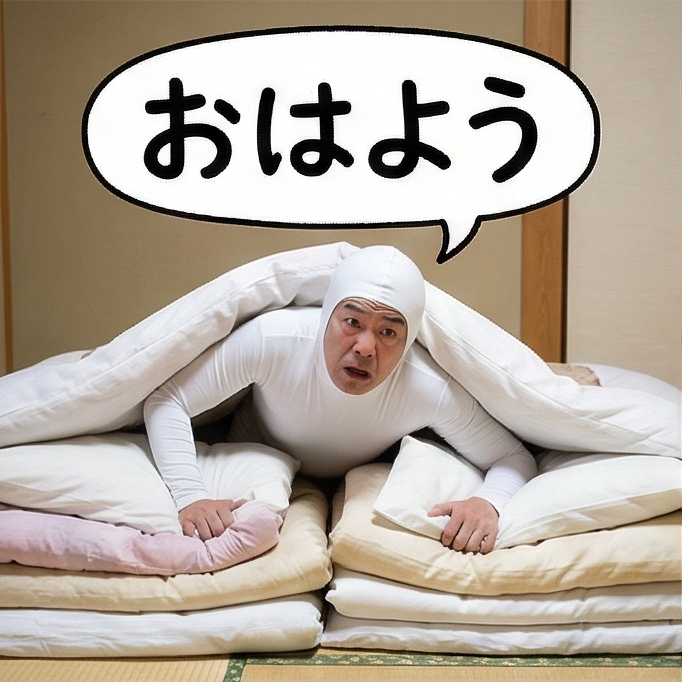
#> input picture input_format/Gemini_Generated_Image_k76kztk76kztk76k_01.png, 682 x 682 px
$ python line_stamp_formatter.py
#> lines starting #> are read from the running program, lines starting #| are printed output that depends on the picture
#> in process_formatter, img is the input picture: shape (682, 682, 4); mean B, G, R, A 157.3, 169.6, 180.7, 255
import cv2
import numpy as np
import os
import argparse
import shutil

def resize_and_pad(img, target_w, target_h, margin=10):
    """
    Resizes image to FIT within target dimensions (minus margin),
    and centers it on an EXACT target_w x target_h transparent canvas.
    """
    h, w = img.shape[:2]

    # Effective target size after margin
    eff_w = target_w - (margin * 2)
    eff_h = target_h - (margin * 2)

    # Scale factor - use min to FIT within effective target (contain mode)
    scale = min(eff_w / w, eff_h / h)
    new_w = int(w * scale)
    new_h = int(h * scale)

    # Ensure dimensions are at least 1 and even (LINE stamp requirement)
    new_w = max(2, (new_w // 2) * 2)
    new_h = max(2, (new_h // 2) * 2)

    # Resize image
    resized = cv2.resize(img, (new_w, new_h), interpolation=cv2.INTER_AREA)

    # Create transparent canvas with exact target dimensions
    canvas = np.zeros((target_h, target_w, 4), dtype=np.uint8)

    # Center the resized image on canvas
    x_offset = (target_w - new_w) // 2
    y_offset = (target_h - new_h) // 2

    canvas[y_offset:y_offset+new_h, x_offset:x_offset+new_w] = resized

    return canvas

def resize_exact(img, target_w, target_h):
    """
    Resizes image and places it on a canvas with EXACT target dimensions.
    tab.png用：正確に96x74pxなど指定サイズを保証する。
    """
    h, w = img.shape[:2]

    # Ensure 4 channels (BGRA)
    if len(img.shape) == 2:
        img = cv2.cvtColor(img, cv2.COLOR_GRAY2BGRA)
    elif img.shape[2] == 3:
        img = cv2.cvtColor(img, cv2.COLOR_BGR2BGRA)

    # Scale factor - use min to FIT within target (contain mode)
    scale = min(target_w / w, target_h / h)
    new_w = int(w * scale)
    new_h = int(h * scale)

    # Ensure dimensions are at least 1
    new_w = max(1, new_w)
    new_h = max(1, new_h)

    # Resize image
    resized = cv2.resize(img, (new_w, new_h), interpolation=cv2.INTER_AREA)

    # Create transparent canvas with exact target dimensions
    canvas = np.zeros((target_h, target_w, 4), dtype=np.uint8)

    # Center the resized image on canvas
    x_offset = (target_w - new_w) // 2
    y_offset = (target_h - new_h) // 2

    canvas[y_offset:y_offset+new_h, x_offset:x_offset+new_w] = resized

    return canvas

def process_formatter(input_dir, output_dir):
    if not os.path.exists(output_dir):
        os.makedirs(output_dir)

    exts = ('.png', '.jpg', '.jpeg')
    files = [f for f in os.listdir(input_dir) if f.lower().endswith(exts)]
    files.sort() # Ensure consistent order

    if not files:
        print(f"No images found in '{input_dir}'.")
        return

    print(f"Formatting {len(files)} images...")

    # Process all regular stamps (no limit)
    count = 1
    for f in files:
        file_path = os.path.join(input_dir, f)
        try:
            img = cv2.imdecode(np.fromfile(file_path, dtype=np.uint8), cv2.IMREAD_UNCHANGED)
            if img is None: continue

            # Ensure 4 channels
            if img.shape[2] == 3:
                img = cv2.cvtColor(img, cv2.COLOR_BGR2BGRA)

            # Format: 370x320, margin 10
            formatted = resize_and_pad(img, 370, 320, margin=10)
#> in resize_and_pad, `resized = cv2.resize(img, (new_w, new_h), interpolation=cv2.INTER_AREA)`:
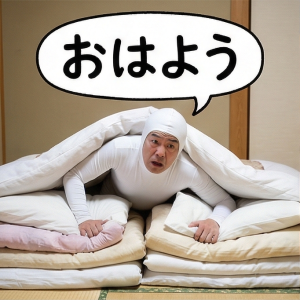
#> resized: shape (300, 300, 4); mean B, G, R, A 157.3, 169.7, 180.7, 255
#> in resize_and_pad, `canvas[y_offset:y_offset+new_h, x_offset:x_offset+new_w] = resized`:
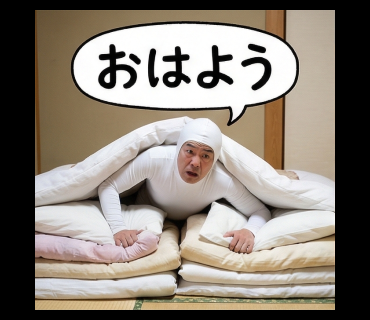
#> canvas: shape (320, 370, 4); mean B, G, R, A 119.5, 129, 137.4, 193.8

            # Save as 01.png, 02.png...
            output_filename = f"{count:02d}.png"
            output_path = os.path.join(output_dir, output_filename)

            is_success, im_buf = cv2.imencode(".png", formatted)
            if is_success:
                im_buf.tofile(output_path)
                print(f"Saved: {output_path}")

            # Generate Main and Tab images from the first image (01.png)
            if count == 1:
                # Main: 240x240
                main_img = resize_and_pad(img, 240, 240, margin=0)
#> call 2 of resize_and_pad, with target_w = 240, target_h = 240, margin = 0
#> in resize_and_pad (call 2), `resized = cv2.resize(img, (new_w, new_h), interpolation=cv2.INTER_AREA)`:
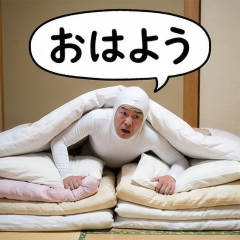
#> resized: shape (240, 240, 4); mean B, G, R, A 157.3, 169.7, 180.7, 255
                main_path = os.path.join(output_dir, "main.png")
                cv2.imencode(".png", main_img)[1].tofile(main_path)
                print(f"Generated: {main_path}")

                # Tab: 96x74
                tab_img = resize_exact(img, 96, 74)
#> in resize_exact, `resized = cv2.resize(img, (new_w, new_h), interpolation=cv2.INTER_AREA)`:
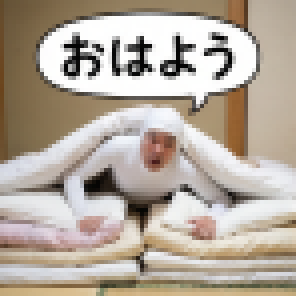
#> resized: shape (74, 74, 4) (shown 4 times larger); mean B, G, R, A 157.3, 169.7, 180.7, 255
#> in resize_exact, `canvas[y_offset:y_offset+new_h, x_offset:x_offset+new_w] = resized`:
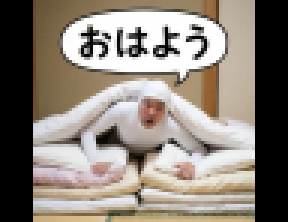
#> canvas: shape (74, 96, 4) (shown 3 times larger); mean B, G, R, A 121.2, 130.8, 139.3, 196.6
                tab_path = os.path.join(output_dir, "tab.png")
                cv2.imencode(".png", tab_img)[1].tofile(tab_path)
                print(f"Generated: {tab_path}")

        except Exception as e:
            print(f"Error processing {f}: {e}")

        count += 1
#> pass 2 of the loop in process_formatter, `for f in files:`:
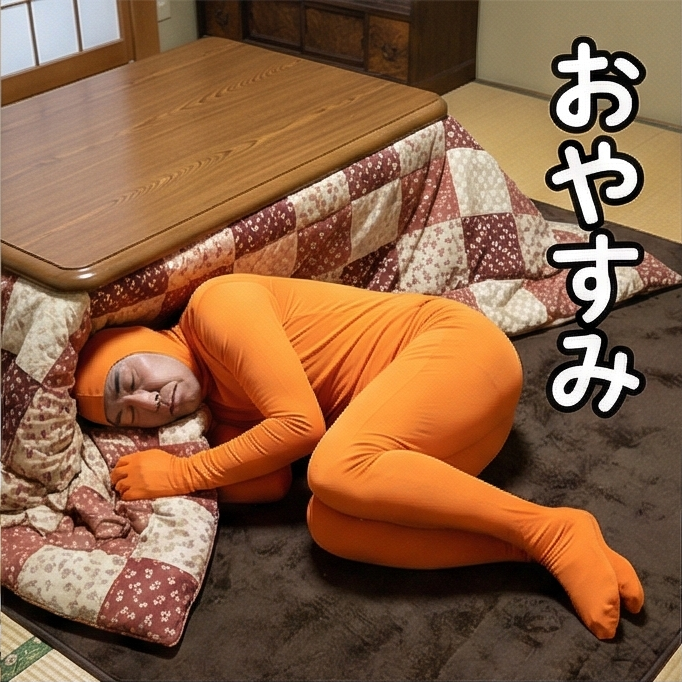
#> input picture input_format/Gemini_Generated_Image_k76kztk76kztk76k_02.png, 682 x 682 px
#> in process_formatter, img is the input picture: shape (682, 682, 4); mean B, G, R, A 67.7, 97.8, 139.8, 255
#> in resize_and_pad (call 3), `resized = cv2.resize(img, (new_w, new_h), interpolation=cv2.INTER_AREA)`:
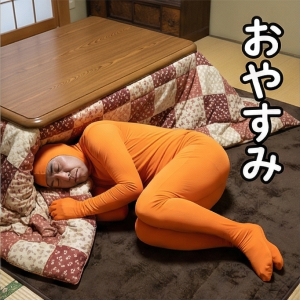
#> resized: shape (300, 300, 4); mean B, G, R, A 67.7, 97.8, 139.8, 255
#> in resize_and_pad (call 3), `canvas[y_offset:y_offset+new_h, x_offset:x_offset+new_w] = resized`:
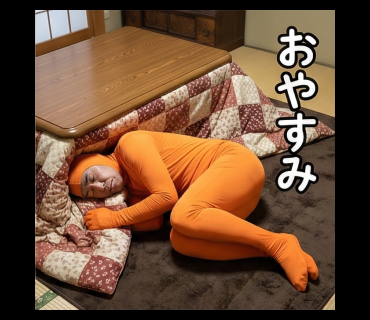
#> canvas: shape (320, 370, 4); mean B, G, R, A 51.5, 74.3, 106.3, 193.8
#> pass 3 of the loop in process_formatter, `for f in files:`:
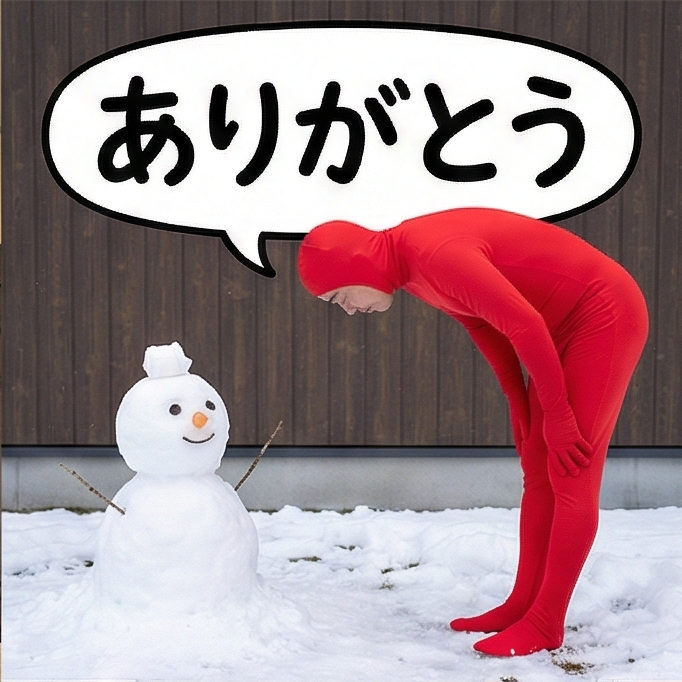
#> input picture input_format/Gemini_Generated_Image_k76kztk76kztk76k_03.png, 682 x 682 px
#> in process_formatter, img is the input picture: shape (682, 682, 4); mean B, G, R, A 141, 134.8, 161, 255
#> in resize_and_pad (call 4), `resized = cv2.resize(img, (new_w, new_h), interpolation=cv2.INTER_AREA)`:
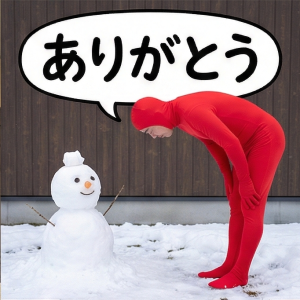
#> resized: shape (300, 300, 4); mean B, G, R, A 141, 134.8, 161, 255
#> in resize_and_pad (call 4), `canvas[y_offset:y_offset+new_h, x_offset:x_offset+new_w] = resized`:
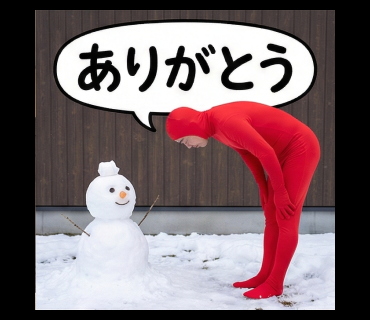
#> canvas: shape (320, 370, 4); mean B, G, R, A 107.2, 102.5, 122.3, 193.8

    print("Done!")

def main():
    parser = argparse.ArgumentParser(description="LINE Stamp Formatter")
    parser.add_argument("--input", default="input_format", help="Input directory")
    parser.add_argument("--output", default="output_format", help="Output directory")

    args = parser.parse_args()

    if not os.path.exists(args.input):
        print(f"Error: '{args.input}' directory not found.")
        return

    process_formatter(args.input, args.output)

if __name__ == "__main__":
    main()
